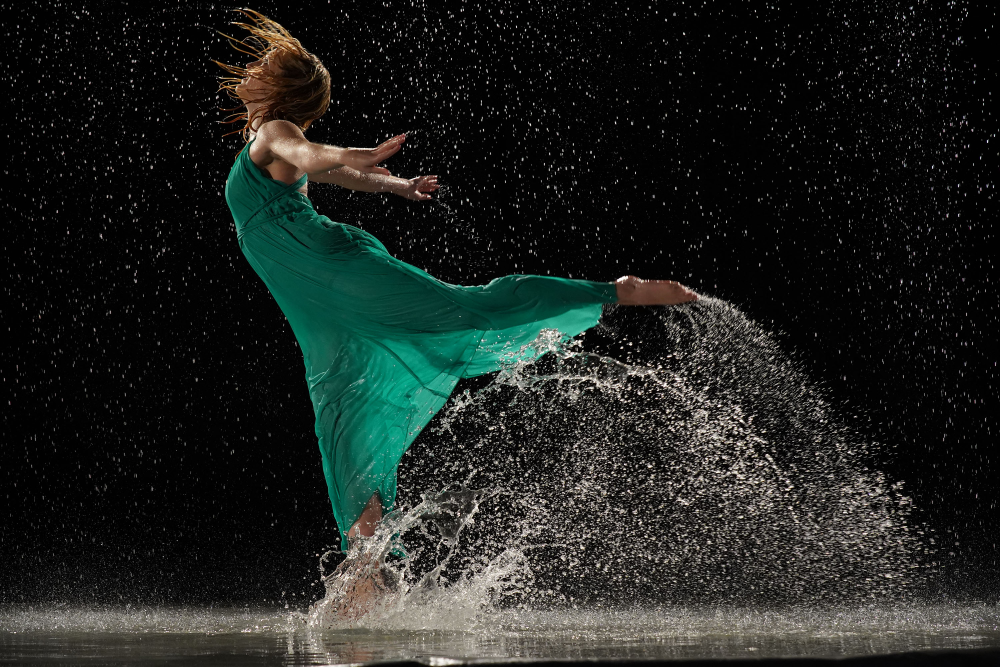
//> input picture projeto/DancingInWater.jpg, 3000 x 2000 px (shown at 1/3 size)
$ ./projeto   (built with g++ and OpenCV 4)
//> lines starting //> are read from the running program, lines starting //| are printed output that depends on the picture
//> further down, imagem is the input picture: 2000 rows x 3000 cols, CV_8UC3; mean B, G, R 32, 35.3, 30.8
#include <iostream>
#include <cmath>

#include <opencv2/opencv.hpp>

int n = 15;
int m = 15;
int strid = 1;

double imagem[5][4] = {
  {1.0,  2.0,  3.0,  4.0},
  {5.0,  6.0,  7.0,  8.0},
  {9.0,  10.0, 11.0, 12.0},
  {13.0, 14.0, 15.0, 16.0},
  {17.0, 18.0, 19.0, 20.0}
};

double filtro_media_3x3[3][3] = {
  {1.0/9.0, 1.0/9.0, 1.0/9.0},
  {1.0/9.0, 1.0/9.0, 1.0/9.0},
  {1.0/9.0, 1.0/9.0, 1.0/9.0}
};

double filtro_media_15x15[15][15] = {
  {1.0/225.0, 1.0/225.0, 1.0/225.0, 1.0/225.0, 1.0/225.0, 1.0/225.0, 1.0/225.0, 1.0/225.0, 1.0/225.0, 1.0/225.0, 1.0/225.0, 1.0/225.0, 1.0/225.0, 1.0/225.0, 1.0/225.0},
  {1.0/225.0, 1.0/225.0, 1.0/225.0, 1.0/225.0, 1.0/225.0, 1.0/225.0, 1.0/225.0, 1.0/225.0, 1.0/225.0, 1.0/225.0, 1.0/225.0, 1.0/225.0, 1.0/225.0, 1.0/225.0, 1.0/225.0},
  {1.0/225.0, 1.0/225.0, 1.0/225.0, 1.0/225.0, 1.0/225.0, 1.0/225.0, 1.0/225.0, 1.0/225.0, 1.0/225.0, 1.0/225.0, 1.0/225.0, 1.0/225.0, 1.0/225.0, 1.0/225.0, 1.0/225.0},
  {1.0/225.0, 1.0/225.0, 1.0/225.0, 1.0/225.0, 1.0/225.0, 1.0/225.0, 1.0/225.0, 1.0/225.0, 1.0/225.0, 1.0/225.0, 1.0/225.0, 1.0/225.0, 1.0/225.0, 1.0/225.0, 1.0/225.0},
  {1.0/225.0, 1.0/225.0, 1.0/225.0, 1.0/225.0, 1.0/225.0, 1.0/225.0, 1.0/225.0, 1.0/225.0, 1.0/225.0, 1.0/225.0, 1.0/225.0, 1.0/225.0, 1.0/225.0, 1.0/225.0, 1.0/225.0},
  {1.0/225.0, 1.0/225.0, 1.0/225.0, 1.0/225.0, 1.0/225.0, 1.0/225.0, 1.0/225.0, 1.0/225.0, 1.0/225.0, 1.0/225.0, 1.0/225.0, 1.0/225.0, 1.0/225.0, 1.0/225.0, 1.0/225.0},
  {1.0/225.0, 1.0/225.0, 1.0/225.0, 1.0/225.0, 1.0/225.0, 1.0/225.0, 1.0/225.0, 1.0/225.0, 1.0/225.0, 1.0/225.0, 1.0/225.0, 1.0/225.0, 1.0/225.0, 1.0/225.0, 1.0/225.0},
  {1.0/225.0, 1.0/225.0, 1.0/225.0, 1.0/225.0, 1.0/225.0, 1.0/225.0, 1.0/225.0, 1.0/225.0, 1.0/225.0, 1.0/225.0, 1.0/225.0, 1.0/225.0, 1.0/225.0, 1.0/225.0, 1.0/225.0},
  {1.0/225.0, 1.0/225.0, 1.0/225.0, 1.0/225.0, 1.0/225.0, 1.0/225.0, 1.0/225.0, 1.0/225.0, 1.0/225.0, 1.0/225.0, 1.0/225.0, 1.0/225.0, 1.0/225.0, 1.0/225.0, 1.0/225.0},
  {1.0/225.0, 1.0/225.0, 1.0/225.0, 1.0/225.0, 1.0/225.0, 1.0/225.0, 1.0/225.0, 1.0/225.0, 1.0/225.0, 1.0/225.0, 1.0/225.0, 1.0/225.0, 1.0/225.0, 1.0/225.0, 1.0/225.0},
  {1.0/225.0, 1.0/225.0, 1.0/225.0, 1.0/225.0, 1.0/225.0, 1.0/225.0, 1.0/225.0, 1.0/225.0, 1.0/225.0, 1.0/225.0, 1.0/225.0, 1.0/225.0, 1.0/225.0, 1.0/225.0, 1.0/225.0},
  {1.0/225.0, 1.0/225.0, 1.0/225.0, 1.0/225.0, 1.0/225.0, 1.0/225.0, 1.0/225.0, 1.0/225.0, 1.0/225.0, 1.0/225.0, 1.0/225.0, 1.0/225.0, 1.0/225.0, 1.0/225.0, 1.0/225.0},
  {1.0/225.0, 1.0/225.0, 1.0/225.0, 1.0/225.0, 1.0/225.0, 1.0/225.0, 1.0/225.0, 1.0/225.0, 1.0/225.0, 1.0/225.0, 1.0/225.0, 1.0/225.0, 1.0/225.0, 1.0/225.0, 1.0/225.0}
};

double filtro_media_1x15[1][15] = {
  {1.0/15.0, 1.0/15.0, 1.0/15.0, 1.0/15.0, 1.0/15.0, 1.0/15.0, 1.0/15.0, 1.0/15.0, 1.0/15.0, 1.0/15.0, 1.0/15.0, 1.0/15.0, 1.0/15.0, 1.0/15.0, 1.0/15.0}
};

double filtro_media_15x1[15][1] = {
  {1.0/15.0}, {1.0/15.0}, {1.0/15.0}, {1.0/15.0}, {1.0/15.0}, {1.0/15.0}, {1.0/15.0}, {1.0/15.0}, {1.0/15.0}, {1.0/15.0}, {1.0/15.0}, {1.0/15.0}, {1.0/15.0}, {1.0/15.0}, {1.0/15.0}
};

// [76 lines left out: functions correlacao, correlacao2, not called in this run]

cv::Mat negativo_rgb(cv::Mat *image) {
  int L = image->rows;
//> L = 2000
  int C = image->cols;
//> C = 3000

  cv::Mat imagem_original_convertida;

  image->convertTo(imagem_original_convertida, CV_8UC3);

  cv::Vec3b canais;

  for (int i = 0; i < L; i++) {
    for (int j = 0; j < C; j++) {
      canais = imagem_original_convertida.at<cv::Vec3b>(i, j);

      canais[2] = 255 - canais[2];
      canais[1] = 255 - canais[1];
      canais[0] = 255 - canais[0];

      imagem_original_convertida.at<cv::Vec3b>(i, j) = canais;
    }
  }
//> this loop made 2000 passes
//> canais on passes 1 to 3: [253, 253, 253], [253, 253, 253], [253, 253, 253]
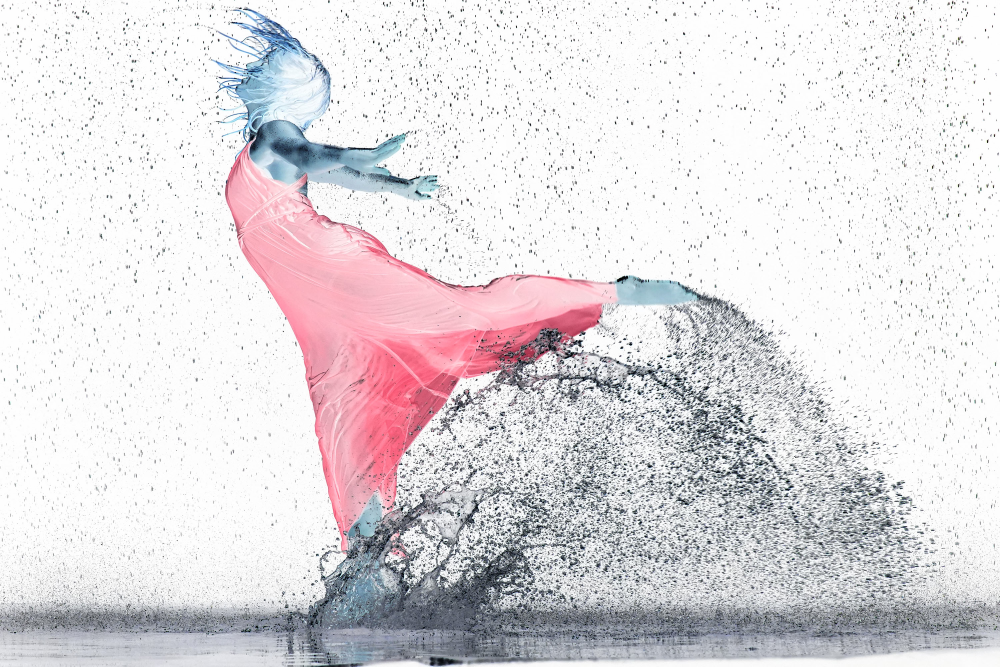
//> imagem_original_convertida: 2000 rows x 3000 cols, CV_8UC3 (shown at 1/3 size); mean B, G, R 223, 219.7, 224.2
//> after the loop, canais = [247, 249, 249]

  return cv::abs(imagem_original_convertida);
}

int main() {

  cv::Mat imagem;

  imagem = cv::imread("DancingInWater.jpg", cv::IMREAD_COLOR);

  if (!imagem.data) {
    std::cout << "não abriu imagem" << std::endl;
  }

  // cv::Mat nova_imagem = correlacao2(&imagem, imagem.rows, imagem.cols);

  cv::Mat nova_imagem_negativa = negativo_rgb(&imagem);

  cv::namedWindow("janela", cv::WINDOW_NORMAL);
  cv::resizeWindow("janela", 800, 800);

  // cv::imshow("janela", nova_imagem);
  cv::imshow("janela", nova_imagem_negativa);
  cv::waitKey();

  return 0;
}
